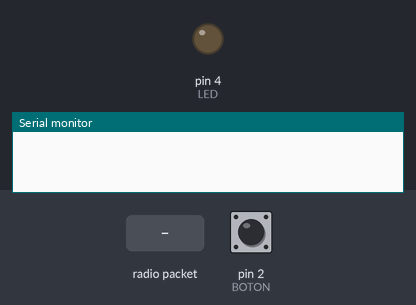
Simulated run of this sketch. Board: Arduino Uno, built with avr-gcc and run on an emulated ATmega328P. Parts: output pins drawn as LEDs (lit = HIGH), the last lines printed to the serial monitor. The inputs (shaded band) are chosen by the test bench; at power-on: pin 2 (BOTON) LOW. No radio packets arrive unless stated.

Above: at 1.3 s.
1.4 s: radio packet "1" arrives
At 1.9 s:
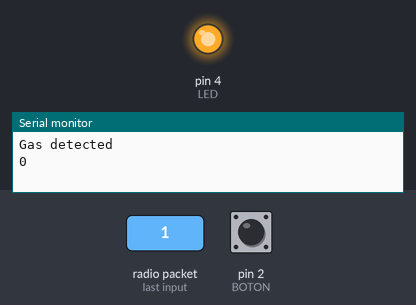
Timing chart, 0 to 4.4 s (numbered marks = the images above; inputs shaded):
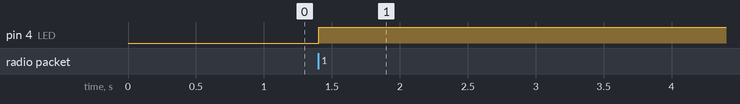

Measured:
- after the input at 1.4 s, pin 4 (LED): LOW → HIGH at once

The sketch:

ex3.ino
```cpp
#include "RF24.h"
RF24 myRadio (7, 8);
byte addresses[][6] = {"0", "1","2"};

/*Variables*/
const int LED = 4;
const int BOTON = 2;
int val = 0;
int state1 = 0;
int old_val = 0;

struct package
{
  int led1 = 0;
  int led2 = 0;
  bool state = 0;

};
typedef struct package Package;
Package data;

void setup() {
  pinMode(LED, OUTPUT);
  pinMode(BOTON, INPUT);

  Serial.begin(115200);
  delay(100);
  myRadio.begin();
  myRadio.setChannel(115);
  myRadio.setPALevel(RF24_PA_MAX);
  myRadio.setDataRate(RF24_250KBPS);
  myRadio.openReadingPipe(1, addresses[0]);
  myRadio.openWritingPipe(addresses[0]);

}

void loop() {

  delay(5);
  myRadio.stopListening();
  val = digitalRead(BOTON); // Read the state of the button
  if ((val == HIGH) && (old_val == LOW)) {
    data.led1 = 1 - data.led1;
     myRadio.write(&data, sizeof(data));
     delay(10);
  }

  old_val = val; // old state value

  if (data.led1 == 1) {
  digitalWrite(LED, HIGH); // Turn on the LED

  }
  if(data.led1==0 and !data.state)
    digitalWrite(LED, LOW); // Turn off LED


  myRadio.startListening();

     if (myRadio.available())
  {
    while (myRadio.available())
    {
      myRadio.read(&data, sizeof(data));
    }

    if(!data.state){
       digitalWrite(LED, HIGH);
       Serial.println("Gas detected");
    }

    Serial.println(data.state);
  }
}
```
